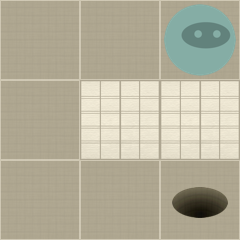

The image is a tile-based game level rendered from a .tmx file. Its description and source (layers, tilesets, objects; grid data summarised) follow:
An orthogonal 3x3 tile map with 80x80 px tiles, 2 tile layers (Level, Actors).

<map version="1.0" orientation="orthogonal" width="3" height="3" tilewidth="80" tileheight="80">
 <properties>
  <property name="moves" value="6" />
 </properties>
 <tileset firstgid="1" name="tiles" tilewidth="80" tileheight="80" spacing="2" margin="2">
  <image source="tiles-hd.png" width="512" height="512" />
  <tile id="0">
   <properties>
    <property name="actor" value="exit" />
   </properties>
  </tile>
  <tile id="2">
   <properties>
    <property name="actor" value="guard" />
    <property name="direction" value="down" />
   </properties>
  </tile>
  <tile id="3">
   <properties>
    <property name="actor" value="guard" />
    <property name="direction" value="left" />
   </properties>
  </tile>
  <tile id="4">
   <properties>
    <property name="actor" value="guard" />
    <property name="direction" value="right" />
   </properties>
  </tile>
  <tile id="5">
   <properties>
    <property name="actor" value="guard" />
    <property name="direction" value="up" />
   </properties>
  </tile>
  <tile id="7">
   <properties>
    <property name="actor" value="player" />
   </properties>
  </tile>
  <tile id="8">
   <properties>
    <property name="actor" value="scroll" />
   </properties>
  </tile>
  <tile id="9">
   <properties>
    <property name="wall" value="1" />
   </properties>
  </tile>
 </tileset>
 <layer name="Level" width="3" height="3">
  <data>[9 cells, 9 non-empty, 2 distinct tile ids]</data>
 </layer>
 <layer name="Actors" width="3" height="3">
  <data>[9 cells, 2 non-empty, 2 distinct tile ids]</data>
 </layer>
</map>
